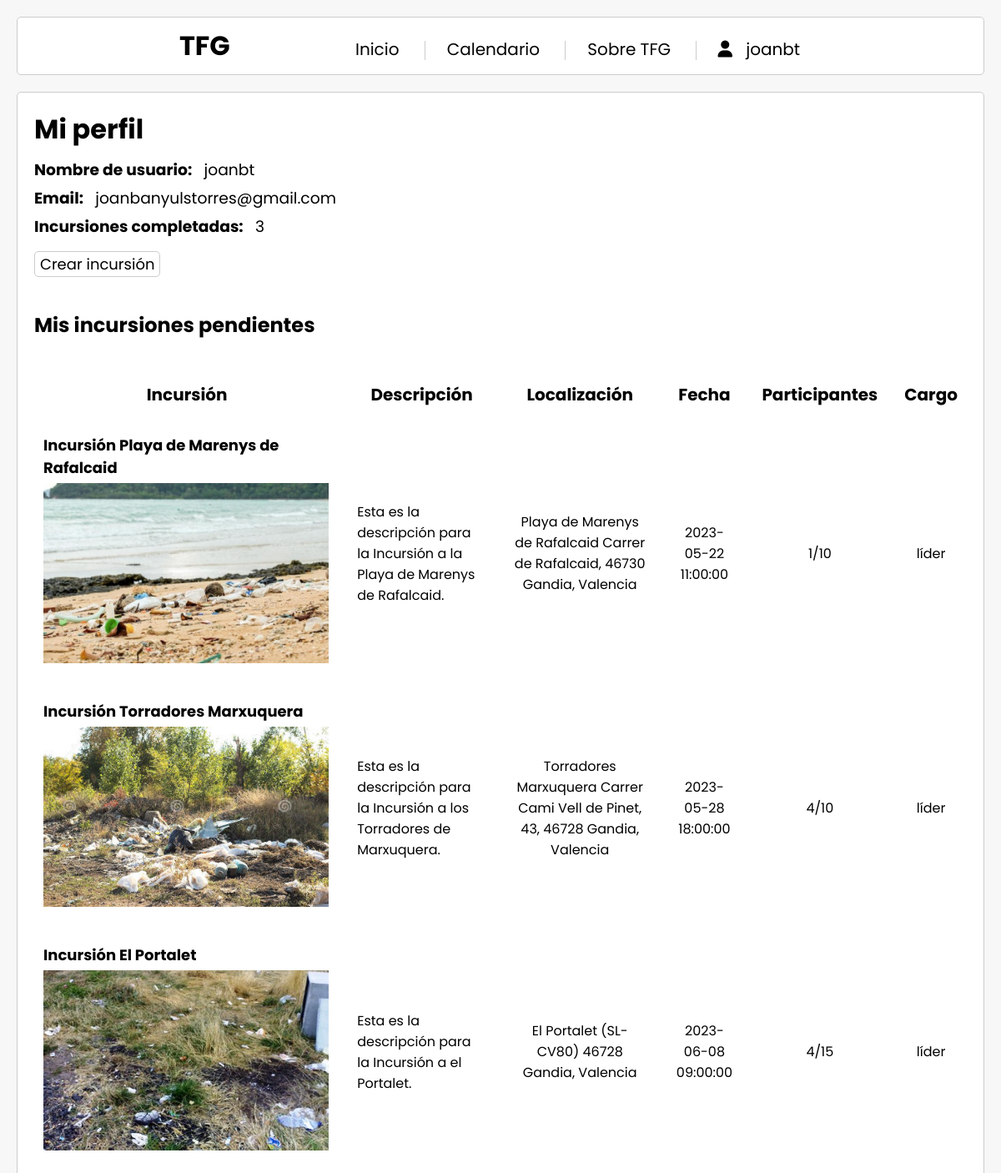
The app's page /miperfil.php (signed in) with its own data.
### tables this page shows
CREATE TABLE `usuarios` (
  `Identificador` int(255) NOT NULL,
  `nombre` varchar(30) NOT NULL,
  `apellidos` varchar(30) NOT NULL,
  `email` varchar(255) NOT NULL,
  `usuario` varchar(30) NOT NULL,
  `contrasena` varchar(30) NOT NULL,
  `incursionescompletadas` int(9) NOT NULL
);

CREATE TABLE `incursionespersonales` (
  `Identificador` int(255) NOT NULL,
  `id_incursion` int(255) NOT NULL,
  `id_usuario` int(255) NOT NULL,
  `cargo` varchar(30) NOT NULL
);

CREATE TABLE `incursiones` (
  `Identificador` int(255) NOT NULL,
  `nombre` varchar(255) NOT NULL,
  `descripcion` text NOT NULL,
  `imagen` varchar(255) NOT NULL,
  `fecha` datetime NOT NULL,
  `localizacion` varchar(255) NOT NULL,
  `linklocalizacion` varchar(255) NOT NULL,
  `lider` varchar(30) NOT NULL,
  `minparticipantes` int(3) NOT NULL,
  `participantesactuales` int(3) NOT NULL
);

### mostrarperfil.php (the view, shortened to what this page needs)
<!DOCTYPE html>
<html>
    <?php
        include "config.php";
        $mysqli = new  mysqli($mydbserver, $mydbuser, $mydbpassword, $mydb);
        $consulta = "SELECT * FROM usuarios WHERE `usuario` = '".$_SESSION['usuario']."'";
        $resultado = $mysqli->query($consulta);
        $fila = $resultado->fetch_assoc();
    ?>
    <head>
        <link rel="stylesheet" href="estilo/estilo.css">
    </head>
    <body>
        <header>
            <h1>TFG</h1>
            <button id="inicio" class="btn_1"><a href="index.php">Inicio</a></button>
            <button id="calendario" class="btn_1">Calendario</button>
            <button id="sobrenosotros" class="btn_1"><a href="sobrenosotros.php">Sobre TFG</a></button>
            <div class="seudo_btn">
                <i id="icono_miperfil" class="fa-solid fa-user"></i>
                    <?php
                        if(isset($_SESSION['usuario'])){
                            echo '<button id="sesioniniciada" class="btn_1 btn_perfil">'.$_SESSION['usuario'].'</button>';
                        }else{
                            echo '<button id="iniciarsesion" class="btn_1 btn_perfil">Iniciar sesión</button>';
                        }
                    ?>
            </div>
        </header>
        <?php
            echo '
                <div id="contienemiperfil" class="contenedor">
                    <div id="contienedatosperfil">
                        <h1>Mi perfil</h1>
                        <div>
                            <h3 style="display: inline; margin-right:5px;">Nombre de usuario:</h3>
                            <h3 style="font-weight: normal; display: inline; margin-left:5px;">'.$fila['usuario'].'</h3>
                        </div>
                        <div>
                            <h3 style="display: inline; margin-right:5px;">Email:</h3>
                            <h3 style="font-weight: normal; display: inline; margin-left:5px;">'.$fila['email'].'</h3>
                        </div>
                        <div>
                            <h3 style="display: inline; margin-right:5px;">Incursiones completadas:</h3>
                            <h3 style="font-weight: normal; display: inline; margin-left:5px;">'.$fila['incursionescompletadas'].'</h3>
                        </div>
                        <button class="btn_3"><a href="crearincursion.php">Crear incursión</a></button>
                        <h2>Mis incursiones pendientes</h2>
                    </div>
                    <table id="tablamiperfil" class="contienetabla">
                    <tr>
                        <th>Incursión</th>
                        <th>Descripción</th>
                        <th>Localización</th>
                        <th>Fecha</th>
                        <th>Participantes</th>
                        <th>Cargo</th>
                    </tr>
            ';
            $consulta = "SELECT * FROM incursionespersonales JOIN incursiones ON id_incursion = incursiones.Identificador WHERE incursionespersonales.id_usuario = ".$_SESSION['id_usuario']." ORDER BY `incursiones`.`fecha` ASC";
            $resultado = $mysqli->query($consulta);
            while($fila = $resultado->fetch_assoc()){
                echo '
                        <tr>
                            <td>
                                <div>
                                    <h4>'.$fila['nombre'].'</h4>
                                    <img class="img_index" src="imagenes/'.$fila['imagen'].'"/>
                                </div>
                            </td>
                            <td>'.$fila['descripcion'].'</td>
                            <td style="text-align:center"><a class="link_localizacion" href="'.$fila['linklocalizacion'].'">'.$fila['localizacion'].'</a></td>
                            <td style="text-align:center">'.$fila['fecha'].'</td>
                            <td style="text-align:center">'.$fila['participantesactuales'].'/'.$fila['minparticipantes'].'</td>
                            <td style="text-align:center">'.$fila['cargo'].'</td>
                        </tr>
                ';
            }
            echo '
                </table>
                </div>
            ';
        ?>
    </body>
</html>

### miperfil.php (shortened to what this page needs)
<!DOCTYPE html>
<?php
    include "config.php";
    if(isset($_SESSION['usuario'])){
        include "mostrarperfil.php";
    }else{
        header('refresh:0; url=login.php');
    }
?>

### estilo/estilo.css (style rules this page uses)
:root { --color-fondo: white; --color-base: #CCCCCC; --color-focalizado: #1A73E8; --color-verde-claro: #5DBB63; --color-verde-oscuro: #03AC13; --color-fondo-btn: #F7F7F7; --color-rojo: #FF0000; --color-fuente: black; --fuente-h1: 32px; --fuente-h2: 26px; --fuente-h3: 20px; --fuente-h4: 18px; --fuente-normal: 16px; --fuente-pequena: 14px; }
* { font-family: 'Poppins', 'sans-serif'; }
body { width: 100%; height: 100%; margin: auto; background-color: #F7F7F7; overflow-y: auto; }
header { background-color: var(--color-fondo); border: 1px solid var(--color-base); border-radius: 5px; margin: 20px; padding:10px; text-align: center; }
header h1 { margin: 0px; display: inline; margin-right: 120px; }
#inicio, #calendario, #sobrenosotros { margin: 0px 20px; }
.btn_1 { height: 100%; background-color: var(--color-fondo); border: none; border-radius: 5px; font-size: var(--fuente-h3); }
.btn_3 { height: 100%; margin-top: 10px; background-color: var(--color-fondo); border: 1px solid var(--color-base); border-radius: 5px; font-size: var(--fuente-h4); }
.seudo_btn { height: 100%; margin: 0px 20px 0px 25px; background-color: var(--color-fondo); border: none; border-radius: 5px; font-size: var(--fuente-h3); display: inline; }
#icono_miperfil { height: 100%; margin: 0px; }
.btn_perfil { margin-left: 5px; }
table { width: 100%; height: 100%; margin: 0px; border-collapse: separate; border-spacing: 30px; }
.contenedor { background-color: var(--color-fondo); border: 1px solid var(--color-base); border-radius: 5px; margin: 20px; }
.contienetabla h4 { font-size: var(--fuente-h4); margin: 0px; }
.contienetabla img { object-fit: cover; width: 342px; height: 216px; }
th { font-size: 20px; }
a { color: var(--color-fuente); text-decoration: none;; }
#contienemiperfil div { margin-bottom: 5px; }
#contienemiperfil h1 { margin-top: 0px; margin-bottom: 10px; }
#contienemiperfil h2 { margin-top: 40px; }
#contienedatosperfil { margin: 20px; }
#tablamiperfil h4 { margin-bottom: 5px; }

### records on screen
usuarios: usuario "joanbt", email "joanbanyulstorres@gmail.com", incursionescompletadas "3"
incursionespersonales: id_incursion.nombre "Incursión Playa de Marenys de Rafalcaid", id_incursion.imagen (picture), id_incursion.descripcion "Esta es la descripción para la Incursión a la Playa de Marenys de Rafalcaid.", id_incursion.localizacion "Playa de Marenys de Rafalcaid Carrer de Rafalcaid, 46730 Gandia, Valencia", id_incursion.fecha "2023-05-22 11:00:00", id_incursion.participantesactuales "1", id_incursion.minparticipantes "10", cargo "líder"
incursionespersonales: id_incursion.nombre "Incursión Torradores Marxuquera", id_incursion.imagen (picture), id_incursion.descripcion "Esta es la descripción para la Incursión a los Torradores de Marxuquera.", id_incursion.localizacion "Torradores Marxuquera Carrer Cami Vell de Pinet, 43, 46728 Gandia, Valencia", id_incursion.fecha "2023-05-28 18:00:00", id_incursion.participantesactuales "4", id_incursion.minparticipantes "10", cargo "líder"
incursionespersonales: id_incursion.nombre "Incursión El Portalet", id_incursion.imagen (picture), id_incursion.descripcion "Esta es la descripción para la Incursión a el Portalet.", id_incursion.localizacion "El Portalet (SL-CV80) 46728 Gandia, Valencia", id_incursion.fecha "2023-06-08 09:00:00", id_incursion.participantesactuales "4", id_incursion.minparticipantes "15", cargo "líder"

### other values on screen
$_SESSION['usuario'] "joanbt"
